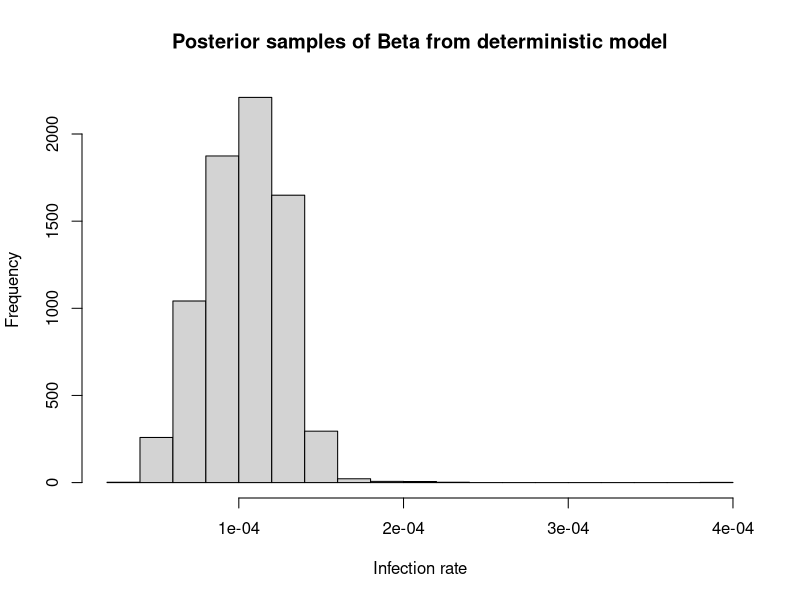
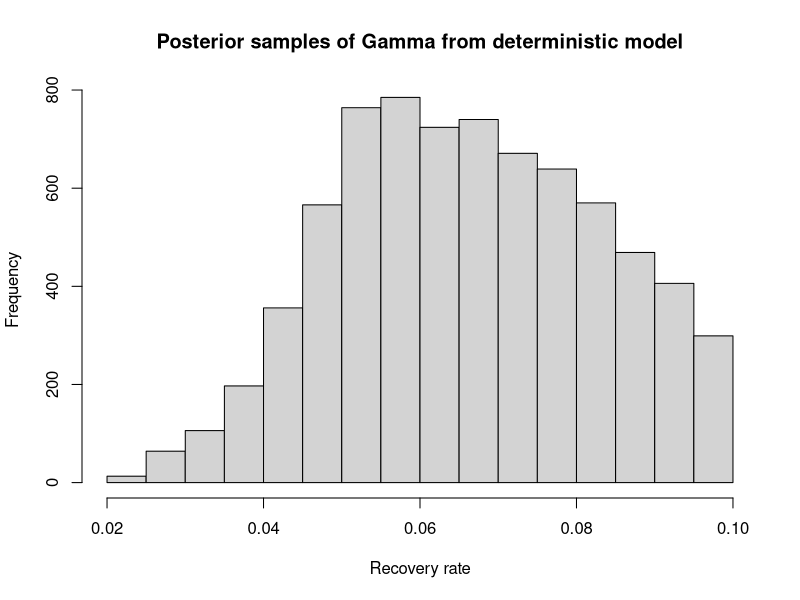

Write R code to recreate these figures, in order. (Note: a time limit stopped this script after it produced the figures.)
# Approximate Bayesian Computation Rejection Sampling for Discrete-time Deterministic SIR model

start_time <- Sys.time()
set.seed(8)

# Initial conditions and parameter values
N <- 1000    # Total population size
S0 <- 900    # Initial number of susceptibles
I0 <- 100    # Initial number of infectives
minTime <- 1
maxTime <- 365
beta <- 0.0001    # Infection rate
gamma <- 0.05     # Recovery rate
step_size <- 1    # Step size for time discretization

# Define the Discrete-Time Deterministic SIR Model
DT_model <- function(N, S0, I0, minTime, maxTime, beta, gamma, step_size) {
  Steps <- seq(minTime, maxTime, by = step_size)   # Time discretization
  S <- numeric(length(Steps))   # Vector to store susceptibles
  I <- numeric(length(Steps))   # Vector to store infectives
  R <- numeric(length(Steps))   # Vector to store removed
  
  # Assign initial conditions
  S[1] <- S0
  I[1] <- I0
  R[1] <- N - S0 - I0
  
  # Loop and update compartments
  for (t in 2:length(Steps)) {
    S[t] <- S[t-1] - (beta * S[t-1] * I[t-1]) * step_size
    I[t] <- I[t-1] + (beta * S[t-1] * I[t-1] - gamma * I[t-1]) * step_size
    R[t] <- R[t-1] + gamma * I[t-1] * step_size
  }
  
  # Actual data on removals (O_t)
  data <- data.frame(Steps = Steps, Removals = c(0, rpois(length(Steps) - 1, diff(R))))
  return(data$Removals)
}

# Define the observed data (O_t)
Observed_data <- DT_model(N, S0, I0, minTime, maxTime, beta, gamma, step_size)

# Define model
model <- function(params) {
  # Simulate data based on the parameters
  Simulated_data <- DT_model(N, S0, I0, minTime, maxTime, params[1], params[2], step_size)
  return(Simulated_data)
}

# Define the acceptance threshold
epsilon <- 20

# Define the number of iterations
num_iterations <- 200000

# Saving parameter samples
posterior.samples <- matrix(0, nrow = num_iterations, ncol = 2)

# Define a function to calculate the distance metric
distance <- function(x, y) {
  return(sqrt(sum(((x - y)^2) / (y + 1))))
}

# Define prior distributions
prior_dist <- function(n) {
  beta_samples <- runif(n, 0, 0.001)  # Uniform prior between 0 and 0.001
  gamma_samples <- runif(n, 0, 0.1)     # Uniform prior between 0 and 0.1
  return(cbind(beta_samples, gamma_samples))
}

grid<- matrix(0, nrow = num_iterations, ncol = 3)

# ABC-rejection algorithm
for (i in 1:num_iterations) {
  # Generate parameter proposals from the prior distributions
  proposed_params <- prior_dist(1)
  
  # Generate synthetic data based on the proposed parameters
  synthetic_data <- model(proposed_params)
  
  # Calculate the distance metric between synthetic and observed
  metric <- distance(synthetic_data, Observed_data)
  
  # Accept or reject the proposed parameters based on the distance
  if (!is.na(metric) && metric <= epsilon) {
    posterior.samples[i, ] <- proposed_params
    grid[i,]<- c(posterior.samples[i,1], posterior.samples[i,2], metric)
  }
}

# Remove rows with all zeros and NA values from the parameter samples
posterior.samples <- posterior.samples[apply(posterior.samples, 1, function(row) !all(row == 0)), ]
posterior.samples <- posterior.samples[complete.cases(posterior.samples), ]

# Remove rows with all zeros and NA values from grid
grid <- grid[apply(grid, 1, function(row) !all(row == 0)), ]
grid <- grid[complete.cases(grid), ]
colnames(grid) <- c("Beta","Gamma", "Distance metric")


infection.rate <- posterior.samples[, 1]
recovery.rate <- posterior.samples[, 2]

# Plot the approximate posterior samples
hist(infection.rate, xlab= "Infection rate", main = "Posterior samples of Beta from deterministic model")
hist(recovery.rate, xlab= "Recovery rate", main = "Posterior samples of Gamma from deterministic model")

# Plot the approximate posterior samples
#plot(posterior.samples[, 1], type = "l", main = "posterior samples of Beta")
#plot(posterior.samples[, 2], type = "l", main = "posterior samples of Gamma")

#Posterior means
mean(infection.rate)
mean(recovery.rate)

# Display the samples
head(posterior.samples)
tail(posterior.samples)

end_time <- Sys.time()
end_time - start_time

# Find the parameters with minimum distance metric
column_index<- 3
smallest.distance <- min(grid[,column_index])
row.number <- which(grid[, column_index] == smallest.distance, arr.ind = TRUE)[1]
# Print the row index
print(smallest.distance)
print(row.number)
grid[row.number, 1]
grid[row.number, 2]
grid[row.number, 3]


#########################################################################################

# Approximate Bayesian Computation Rejection Sampling for Discrete-time Stochastic SIR model

start_time <- Sys.time()
set.seed(8)

# Initial conditions and parameter values
N <- 1000    # Total population size
S0 <- 900    # Initial number of susceptibles
I0 <- 100    # Initial number of infectives
minTime <- 1
maxTime <- 365
beta <- 0.0001    # Infection rate
gamma <- 0.05     # Recovery rate
step_size <- 1    # Step size for time discretization

# Define the Discrete-Time Stochastic SIR Model
ST_model <- function(N, S0, I0, minTime, maxTime, beta, gamma, step_size) {
  Steps <- seq(minTime, maxTime, by = step_size)   # Time discretization
  S <- numeric(length(Steps))   # Vector to store susceptibles
  I <- numeric(length(Steps))   # Vector to store infectives
  R <- numeric(length(Steps))   # Vector to store removed
  
  # Assign initial conditions
  S[1] <- S0
  I[1] <- I0
  R[1] <- N - S0 - I0
  
  # Loop through discretized time and update the compartments at each step
  for (t in 2:length(Steps)) {
    # Assuming infections occur at the point of a Poisson process
    p_I <- 1 - exp(-(beta) * I[t - 1] * step_size)  # Probability of infection
    p_R <- 1 - exp(-gamma * step_size)              # Probability of recovery
    
    # Sample infections and recoveries from a binomial trial
    delta_S <- rbinom(1, S[t - 1], p_I)
    delta_I <- rbinom(1, I[t - 1], p_R)
    
    # Update the compartments
    S[t] <- S[t - 1] - delta_S
    I[t] <- I[t - 1] + delta_S - delta_I
    R[t] <- R[t - 1] + delta_I
  }
  
  # Actual data on removals (O_t)
  data <- data.frame(Steps = Steps, Removals = c(0, rpois(length(Steps) - 1, diff(R))))
  return(data$Removals)
}

# Define the observed data (O_t)
Observed_data <- ST_model(N, S0, I0, minTime, maxTime, beta, gamma, step_size)

# Define model
model <- function(params) {
  # Simulate data based on the parameters
  Simulated_data <- ST_model(N, S0, I0, minTime, maxTime, params[1], params[2], step_size)
  return(Simulated_data)
}

# Define the acceptance threshold
epsilon <- 20

# Define the number of iterations
num_iterations <- 200000

# Saving parameter samples
posterior.samples <- matrix(0, nrow = num_iterations, ncol = 2)

# Define a function to calculate the distance metric
distance <- function(x, y) {
  return(sqrt(sum(((x - y)^2) / (y + 1))))
}

# Define prior distributions
prior_dist <- function(n) {
  beta_samples <- runif(n, 0, 0.001)  # Uniform prior between 0 and 0.001
  gamma_samples <- runif(n, 0, 0.1)     # Uniform prior between 0 and 0.1
  return(cbind(beta_samples, gamma_samples))
}

grid<- matrix(0, nrow = num_iterations, ncol = 3)

# ABC-rejection algorithm
for (i in 1:num_iterations) {
  # Generate parameter proposals from the prior distributions
  proposed_params <- prior_dist(1)
  
  # Generate synthetic data based on the proposed parameters
  synthetic_data <- model(proposed_params)
  
  # Calculate the distance metric between synthetic and observed
  metric <- distance(synthetic_data, Observed_data)
  
  # Accept or reject the proposed parameters based on the distance
  if (!is.na(metric) && metric <= epsilon) {
    posterior.samples[i, ] <- proposed_params
    grid[i,]<- c(posterior.samples[i,1], posterior.samples[i,2], metric)
  }
}

# Remove rows with all zeros and NA values from the parameter samples
posterior.samples <- posterior.samples[apply(posterior.samples, 1, function(row) !all(row == 0)), ]
posterior.samples <- posterior.samples[complete.cases(posterior.samples), ]

# Remove rows with all zeros and NA values from grid
grid <- grid[apply(grid, 1, function(row) !all(row == 0)), ]
grid <- grid[complete.cases(grid), ]
colnames(grid) <- c("Beta","Gamma", "Distance metric")


infection.rate <- posterior.samples[, 1]
recovery.rate <- posterior.samples[, 2]

# Plot the approximate posterior samples
hist(infection.rate, xlab= "Infection rate", main = "Posterior samples of Beta from stochastic model")
hist(recovery.rate, xlab= "Recovery rate", main = "Posterior samples of Gamma from stochastic model")

# Plot the approximate posterior samples
#plot(posterior.samples[, 1], type = "l", main = "posterior samples of Beta")
#plot(posterior.samples[, 2], type = "l", main = "posterior samples of Gamma")


#Posterior means
mean(infection.rate)
mean(recovery.rate)

# Display the samples
head(posterior.samples)
tail(posterior.samples)

end_time <- Sys.time()
end_time - start_time

# Find the parameters with minimum distance metric
column_index<- 3
smallest.distance <- min(grid[,column_index])
row.number <- which(grid[, column_index] == smallest.distance, arr.ind = TRUE)[1]
# Print the row index
print(smallest.distance)
print(row.number)
grid[row.number, 1]
grid[row.number, 2]
grid[row.number, 3]
